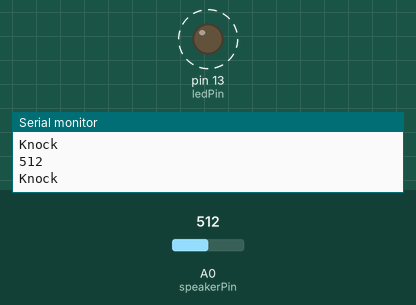
Recording of a sketch running on a simulated Arduino Uno, built with avr-gcc and run on an emulated ATmega328P. On the bench: output pins drawn as LEDs (lit = HIGH), the last lines printed to the serial monitor. Dashed ring = blinking. The inputs (shaded band) are chosen by the test bench; at power-on: A0 (speakerPin) = 512.

Above: at 0.81 s.
1.3 s: A0 (speakerPin) set to 7
4.3 s: A0 (speakerPin) set to 4
At 5.1 s:
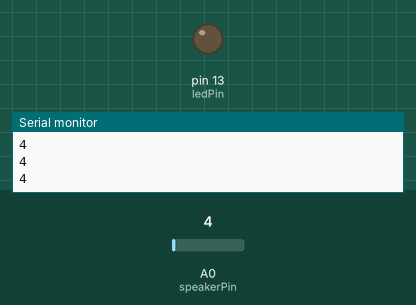
Timing chart, 0 to 7.3 s (numbered marks = the images above; inputs shaded):
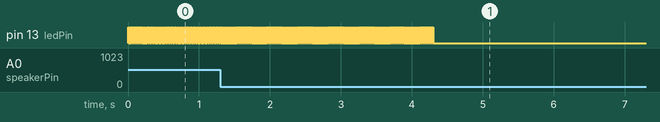

Measured:
- the behaviour switches between 6 and 5 on A0 (speakerPin) (found by bisection; images 0 and 1)
- after the input at 4.3 s, pin 13 (ledPin): stops changing and stays LOW
- by itself, pin 13 (ledPin): alternates HIGH for 0.01 s and LOW for 0.01 s

The sketch:

knock_detector_with_led.ino
```cpp
const int speakerPin = A0;
const int ledPin = 13;
int speakerValue = 0;
int ledState = 0;
// set the sensitivity
const int threshold = 5;

void setup() {
pinMode(speakerPin, INPUT);
pinMode(ledPin, OUTPUT);
Serial.begin(9600);
}
void loop() {
speakerValue = analogRead(speakerPin);
if (speakerValue != 0)
Serial.println(speakerValue);
if (speakerValue > threshold) {
Serial.println("Knock");
ledState = !ledState;
digitalWrite(ledPin, ledState);
}
delay(10);
}
```
